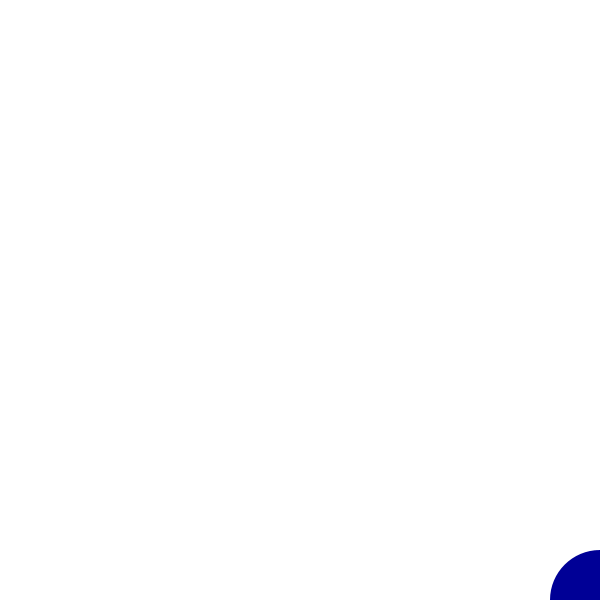
Frame 1 (no input)
Frame 60 (the mouse pressed at the canvas centre just before this capture): identical to frame 1, image omitted
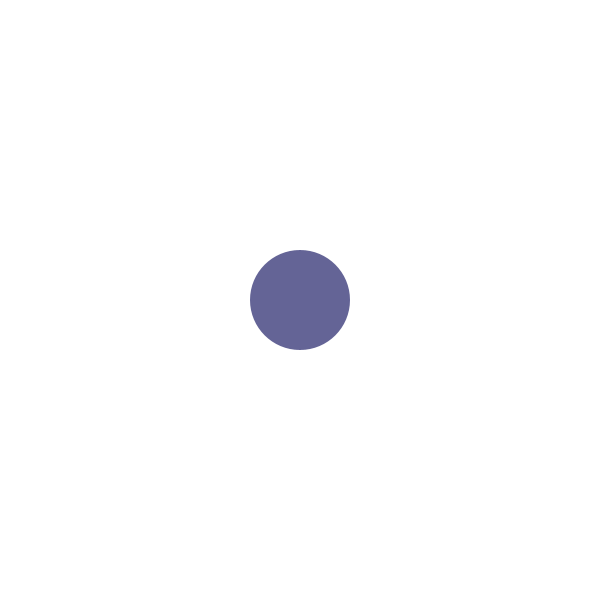
Frame 120 (the mouse held since frame 60 and released just before this capture)

The Processing sketch that drew these frames (run headless with seeded random() and noise(); from frame 60 on, the mouse is pressed at the canvas centre):

// Processing sketch: Map_Practice
// ── Map_Practice.pde
float x,y;
float r,g;

void setup(){
 size(600,600); 
 noStroke();
}

void draw(){
  background(255);
  x=map(mouseX, 0, width, width, 0);
  y=map(mouseY, 0, height, height, 0);
  r=map(mouseX,0,width,0,200);
  g=map(mouseY,0,height,0,200);
  fill(r,g,150);
  ellipse(x,y,100,100);
}
